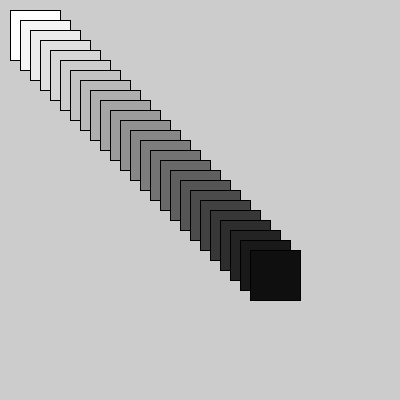
Frame 1 (no input)
Frame 2 (the mouse pressed at the canvas centre, redrawn once): identical to frame 1, image omitted

The Processing sketch that drew this single still picture (run headless with seeded random() and noise(); the mouse was pressed at the canvas centre and the sketch redrawn once):

// Processing sketch: FdI_2019_08_diagonal_squares
// ── FdI_2019_08_diagonal_squares.pde
void setup(){
  size(400,400); 
}


void draw(){
  
  for(int i = 0; i < 25; i++){
     fill(255 - i*10);
     rect(10+i*10,10+i*10,50,50); 
  } 
  noLoop();
}
